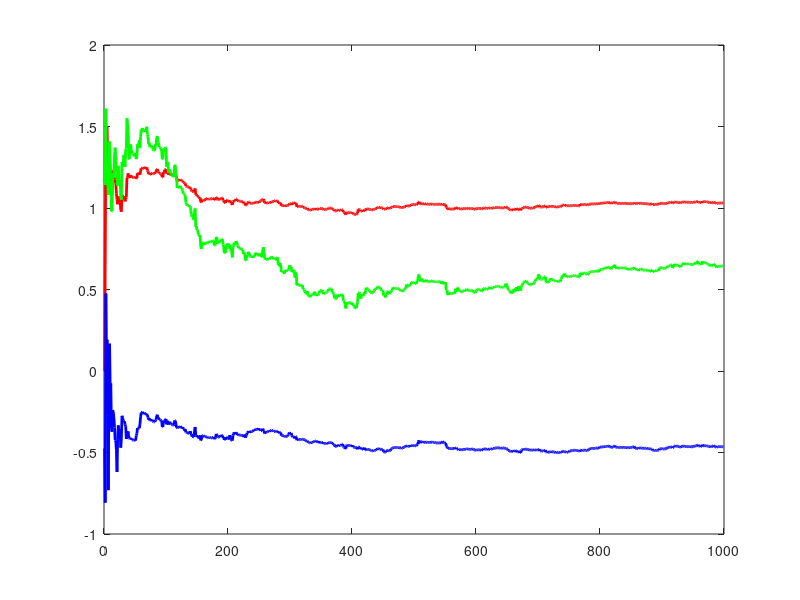

The MATLAB script that drew this image: (Note: this script raises an error after producing the figure.)
% Parameters
N = 1000;

a_desired = 1; 
b_desired = 0.5;
c_desired = -0.5;

u = ones(N, 1);
y = zeros(N, 1);
E = load("e.mat");
e = E(1).e;

for t = 2:N
    u(t) = -0.32 * y(t-1);
    y(t) = -a_desired * y(t-1) + b_desired * u(t-1) + c_desired * e(t-1) + e(t);
end

theta_hat = zeros(3, 1); % [a, b, c]
P = 100 * eye(3);
phi = zeros(3, 1);

theta_store = zeros(3, N);
for t = 2:N
    phi = [-y(t-1); u(t-1); e(t-1)];
    error = y(t) - phi' * theta_hat;
    P = P - (P*phi*phi'*P)/(1 + phi'*P*phi);
    K = P*phi;
    theta_hat = theta_hat + K * error;
    theta_store(:, t) = theta_hat;
end

figure;
plot(theta_store(1, 2:N), 'r', 'LineWidth', 2);
hold on;
plot(theta_store(2, 2:N), 'g', 'LineWidth', 2);
plot(theta_store(3, 2:N), 'b', 'LineWidth', 2);
yline(a_desired, '--r', 'Desired a');
yline(b_desired, '--g', 'Desired b');
yline(c_desired, '--b', 'Desired c');
xlabel('Sample');
legend('a estimate', 'b estimate', 'c estimate', 'Location', 'Southeast');
title('RLS Algorithm with 0.32*y feedback');
grid on;

